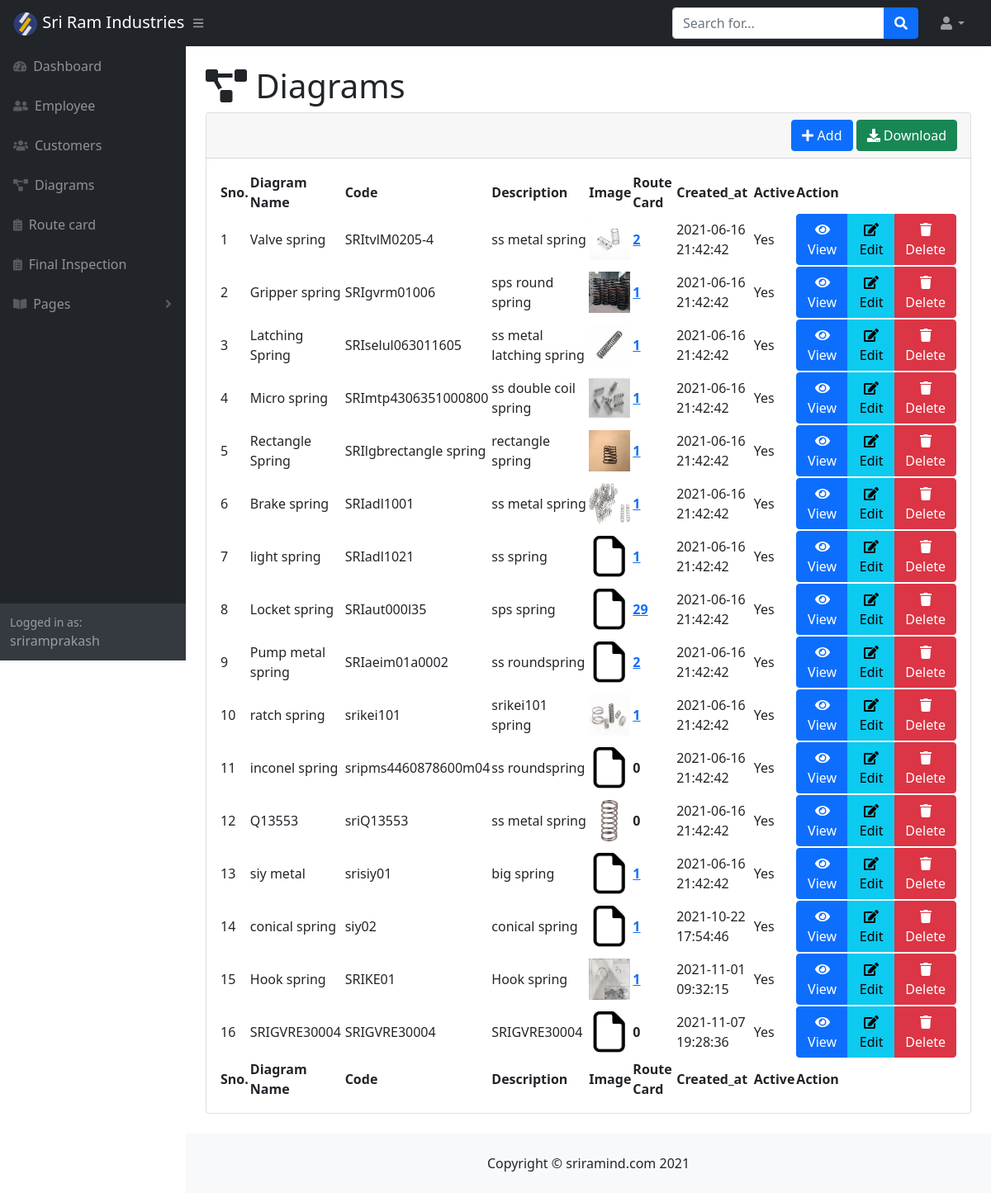
The page /diagrams.php (signed in) on the database its author committed.
### tables this page shows
CREATE TABLE `mst_diagram` (
  `id` int(11) NOT NULL,
  `customer_id` int(100) NOT NULL,
  `comp_name` varchar(100) NOT NULL,
  `dia_name` varchar(100) NOT NULL,
  `dia_code` varchar(50) NOT NULL,
  `dia_description` varchar(100) NOT NULL,
  `dia_image` varchar(150) NOT NULL,
  `created_at` datetime NOT NULL DEFAULT current_timestamp(),
  `updated_at` datetime NOT NULL DEFAULT current_timestamp(),
  `is_active` tinyint(1) NOT NULL,
  `is_removed` tinyint(1) NOT NULL
);

### diagrams.php (the view, shortened to what this page needs)
<?php
include('./db_connection.php');
if(isset($_GET['diagram_id']))
   echo  $query= "select *,(select count(*) from mst_route_card where is_active=true and route_diagram_id=a.id) route_card_count from mst_diagram a where is_active=true and customer_id=".$_GET['diagram_id'];
else
    $query= "select * ,(select count(*) from mst_route_card where is_active=true and route_diagram_id=a.id) route_card_count from mst_diagram a where is_active=true";
$eqry=mysqli_query($con,$query);
include('./header.php');
 ?>
<main>
                    <div class="container-fluid px-4">
                        <h1 class="mt-4"><i class="fas fa-project-diagram"></i> Diagrams</h1>
                        <div class="card mb-4">
                            <div class="card-header text-end" >
                            <?php
                            if(in_array('can_create_customer', $_SESSION['user_permissions']))
                               echo '<a  class="btn btn-primary" href="create_diagrams.php" ><i class="fa fa-plus" ></i> Add</a>';
                            ?>
<a  class="btn btn-success" href="download_diagrams.php" ><i class="fa fa-download" ></i> Download </a>
                            </div>
                            <div class="card-body">
                                <table id="datatablesSimple">
                                    <thead>
                                        <tr>
                                              <th>Sno.</th>
                                            <th>Diagram Name</th>
                                            <th>Code</th>
                                            <th>Description</th>
                                            <th>Image</th>
                                            <th>Route Card</th>
                                            <th>Created_at</th>
                                            <th>Active</th>
                                            <th>Action</th>
                                        </tr>
                                    </thead>
                                    <tfoot>
                                    <tr>
                                    <th>Sno.</th>
                                            <th>Diagram Name</th>
                                            <th>Code</th>
                                            <th>Description</th>
                                            <th>Image</th>
                                            <th>Route Card</th>
                                            <th>Created_at</th>
                                            <th>Active</th>
                                            <th>Action</th>
                                        </tr>
                                    </tfoot>
                                    <tbody>
                                    <?php
                                        $sno=1;
                                        while($row=mysqli_fetch_array($eqry)){
                                    ?>
                                        <tr>
                                        <td><?php echo $sno++; ?></td>
                                            <td><?php echo $row['dia_name']; ?></td>
                                            <td><?php echo $row['dia_code']; ?></td>
                                            <td><?php echo $row['dia_description']; ?></td>
                                            <td><?php $ext = explode('.',$row['dia_image']);
                                                $ext_arr=array('jpg','jpeg','png');
                                                if(in_array(strtolower(end($ext)),$ext_arr) && strpos($row['dia_image'],"ploads/"))
                                                echo '<img src="'.$row['dia_image'].'" alt="Admin"  width="50" height="50">';
                                                else echo '<img src="./assets/img/file.png" alt="Admin" width="50" height="50">';?>
                                            </td>
                                            <td><?php
                                                  if($row['route_card_count'])
                                                    echo '<a href="route_card_list.php?routecard_id='.$row['id'].'" ><b>'.$row['route_card_count'].'</b></a>';
                                                  else
                                                    echo '<b>'.$row['route_card_count'].'</b>';
                                                ?>
                                            </td>
                                            <td><?php echo $row['created_at']; ?></td>
                                            <td><?php
                                                if ($row['is_active']==true)
                                                {
                                                    echo 'Yes';
                                                }
                                                else
                                                {
                                                   echo 'No';
                                                }
                                                ?></td>
                                                    <td>
                                                        <div class="btn-group" role="group" aria-label="Basic mixed styles example">
                                                        <?php
                                                        if(in_array('can_view_diagrams', $_SESSION['user_permissions']))
                                                        echo '<a href="view_diagrams.php?id='. $row['id'].'" class="btn btn-primary"> <i class="fas fa-eye"></i> View</a>';
                                                        if(in_array('can_edit_customer', $_SESSION['user_permissions']))
                                                        echo '<a href="edit_diagrams.php?id='. $row['id'].'" class="btn btn-info"><i class="fas fa-edit" ></i> Edit</a>';
                                                        if(in_array('can_delete_customer', $_SESSION['user_permissions']))
                                                        echo '<a href="delete_diagram.php?id='. $row['id'].'" class="btn btn-danger"><i class="fa fa-trash" aria-hidden="true"></i> Delete</a>';
                                                        ?>
                                                        </div>
                                                    </td>
                                        </tr>
                                        <?php } ?>
                                    </tbody>
                                </table>
                            </div>
                        </div>
                    </div>
                </main>
<?php include('./footer.php'); ?>

### header.php (shortened to what this page needs)
<!DOCTYPE html>
<html lang="en">
    <head>
        <link href="https://cdn.jsdelivr.net/npm/simple-datatables@latest/dist/style.css" rel="stylesheet" />
        <link href="css/styles.css" rel="stylesheet" />
    </head>
    <body class="sb-nav-fixed">
        <nav class="sb-topnav navbar navbar-expand navbar-dark bg-dark">
            <a class="navbar-brand ps-3" href="index.html"><img src="assets/img/sriram-industries-logo-120x120.png" width="30px" height="30px"> Sri Ram Industries</a>
            <button class="btn btn-link btn-sm order-1 order-lg-0 me-4 me-lg-0" id="sidebarToggle" href="#!"><i class="fas fa-bars"></i></button>
            <form class="d-none d-md-inline-block form-inline ms-auto me-0 me-md-3 my-2 my-md-0">
                <div class="input-group">
                    <input class="form-control" type="text" placeholder="Search for..." aria-label="Search for..." aria-describedby="btnNavbarSearch" />
                    <button class="btn btn-primary" id="btnNavbarSearch" type="button"><i class="fas fa-search"></i></button>
                </div>
            </form>
            <ul class="navbar-nav ms-auto ms-md-0 me-3 me-lg-4">
                <li class="nav-item dropdown">
                    <a class="nav-link dropdown-toggle" id="navbarDropdown" href="#" role="button" data-bs-toggle="dropdown" aria-expanded="false"><i class="fas fa-user fa-fw"></i></a>
                </li>
            </ul>
        </nav>
        <div id="layoutSidenav">
            <div id="layoutSidenav_nav">
                <nav class="sb-sidenav accordion sb-sidenav-dark" id="sidenavAccordion">
                    <div class="sb-sidenav-menu">
                        <div class="nav">
                            <a class="nav-link" href="dashboard.php">
                                <div class="sb-nav-link-icon"><i class="fas fa-tachometer-alt"></i></div>
                                Dashboard
                            </a>
                            <a class="nav-link" href="view_employee_list.php">
                                <div class="sb-nav-link-icon"><i class="fas fa-user-friends"></i></div>
                                Employee
                            </a>
                            <a class="nav-link" href="customers.php">
                                <div class="sb-nav-link-icon"><i class="fas fa-users"></i></div>
                                Customers
                            </a>
                            <a class="nav-link" href="diagrams.php">
                                <div class="sb-nav-link-icon"><i class="fas fa-project-diagram"></i></div>
                                Diagrams
                            </a>
                            <a class="nav-link" href="route_card_list.php">
                                <div class="sb-nav-link-icon"><i class="fas fa-clipboard-list"></i></div>
                                Route card
                            </a>
                            <a class="nav-link" href="view_final_inspection_report_list.php">
                                <div class="sb-nav-link-icon"><i class="fas fa-clipboard-list"></i></div>
                                Final Inspection
                            </a>
                            <a class="nav-link collapsed" href="#" data-bs-toggle="collapse" data-bs-target="#collapsePages" aria-expanded="false" aria-controls="collapsePages">
                                <div class="sb-nav-link-icon"><i class="fas fa-book-open"></i></div>
                                Pages
                                <div class="sb-sidenav-collapse-arrow"><i class="fas fa-angle-down"></i></div>
                            </a>
                        </div>
                    </div>
                    <div class="sb-sidenav-footer">
                        <div class="small">Logged in as:</div>
                        <?php echo $_SESSION['username']; ?>
                    </div>
                </nav>
            </div>
            <div id="layoutSidenav_content">

### footer.php (shortened to what this page needs)
                <footer class="py-4 bg-light mt-auto">
                    <div class="container-fluid px-4 text-center">
                    Copyright &copy; sriramind.com 2021
                    </div>
                </footer>
            </div>
        </div>
    </body>
</html>

### rows shown on the page
mst_diagram: dia_name "Valve spring", dia_code "SRItvlM0205-4", dia_description "ss metal spring", dia_image (picture), route_card_count "2", created_at "2021-06-16 21:42:42", is_active "Yes"
mst_diagram: dia_name "Gripper spring", dia_code "SRIgvrm01006", dia_description "sps round spring", dia_image (picture), route_card_count "1", created_at "2021-06-16 21:42:42", is_active "Yes"
mst_diagram: dia_name "Latching Spring", dia_code "SRIselul063011605", dia_description "ss metal latching spring", dia_image (picture), route_card_count "1", created_at "2021-06-16 21:42:42", is_active "Yes"
mst_diagram: dia_name "Micro spring", dia_code "SRImtp4306351000800", dia_description "ss double coil spring", dia_image (picture), route_card_count "1", created_at "2021-06-16 21:42:42", is_active "Yes"
mst_diagram: dia_name "Rectangle Spring", dia_code "SRIlgbrectangle spring", dia_description "rectangle spring", dia_image (picture), route_card_count "1", created_at "2021-06-16 21:42:42", is_active "Yes"
mst_diagram: dia_name "Brake spring", dia_code "SRIadl1001", dia_description "ss metal spring", dia_image (picture), route_card_count "1", created_at "2021-06-16 21:42:42", is_active "Yes"
mst_diagram: dia_name "light spring", dia_code "SRIadl1021", dia_description "ss spring", route_card_count "1", created_at "2021-06-16 21:42:42", is_active "Yes"
mst_diagram: dia_name "Locket spring", dia_code "SRIaut000l35", dia_description "sps spring", route_card_count "29", created_at "2021-06-16 21:42:42", is_active "Yes"
mst_diagram: dia_name "Pump metal spring", dia_code "SRIaeim01a0002", dia_description "ss roundspring", route_card_count "2", created_at "2021-06-16 21:42:42", is_active "Yes"
mst_diagram: dia_name "ratch spring", dia_code "srikei101", dia_description "srikei101 spring", dia_image (picture), route_card_count "1", created_at "2021-06-16 21:42:42", is_active "Yes"
mst_diagram: dia_name "inconel spring", dia_code "sripms4460878600m04", dia_description "ss roundspring", route_card_count "0", created_at "2021-06-16 21:42:42", is_active "Yes"
mst_diagram: dia_name "Q13553", dia_code "sriQ13553", dia_description "ss metal spring", dia_image (picture), route_card_count "0", created_at "2021-06-16 21:42:42", is_active "Yes"
mst_diagram: dia_name "siy metal", dia_code "srisiy01", dia_description "big spring", route_card_count "1", created_at "2021-06-16 21:42:42", is_active "Yes"
mst_diagram: dia_name "conical spring", dia_code "siy02", dia_description "conical spring", route_card_count "1", created_at "2021-10-22 17:54:46", is_active "Yes"
mst_diagram: dia_name "Hook spring", dia_code "SRIKE01", dia_description "Hook spring", dia_image (picture), route_card_count "1", created_at "2021-11-01 09:32:15", is_active "Yes"
mst_diagram: dia_name "SRIGVRE30004", dia_code "SRIGVRE30004", dia_description "SRIGVRE30004", route_card_count "0", created_at "2021-11-07 19:28:36", is_active "Yes"

### other values the page prints
$_SESSION['username'] "sriramprakash"
